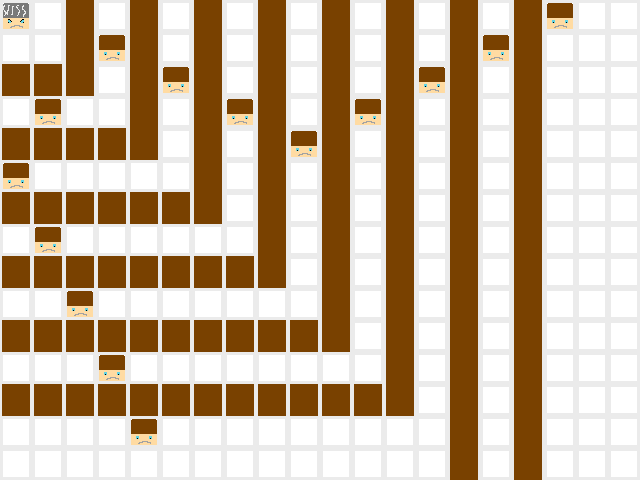

The image is a tile-based game level rendered from a .tmx file. Its description and source (layers, tilesets, objects; grid data summarised) follow:
An orthogonal 20x15 tile map with 32x32 px tiles, 2 tile layers (Tile Layer 2, Tile Layer 1).

<map version="1.0" orientation="orthogonal" width="20" height="15" tilewidth="32" tileheight="32">
 <tileset firstgid="1" name="levelobjects" tilewidth="32" tileheight="32">
  <image source="gfx/levelobjects.png" width="320" height="320" />
 </tileset>
 <layer name="Tile Layer 2" width="20" height="15">
  <data>[300 cells, 300 non-empty, 1 distinct tile ids]</data>
 </layer>
 <layer name="Tile Layer 1" width="20" height="15">
  <data>[300 cells, 135 non-empty, 3 distinct tile ids]</data>
 </layer>
</map>
